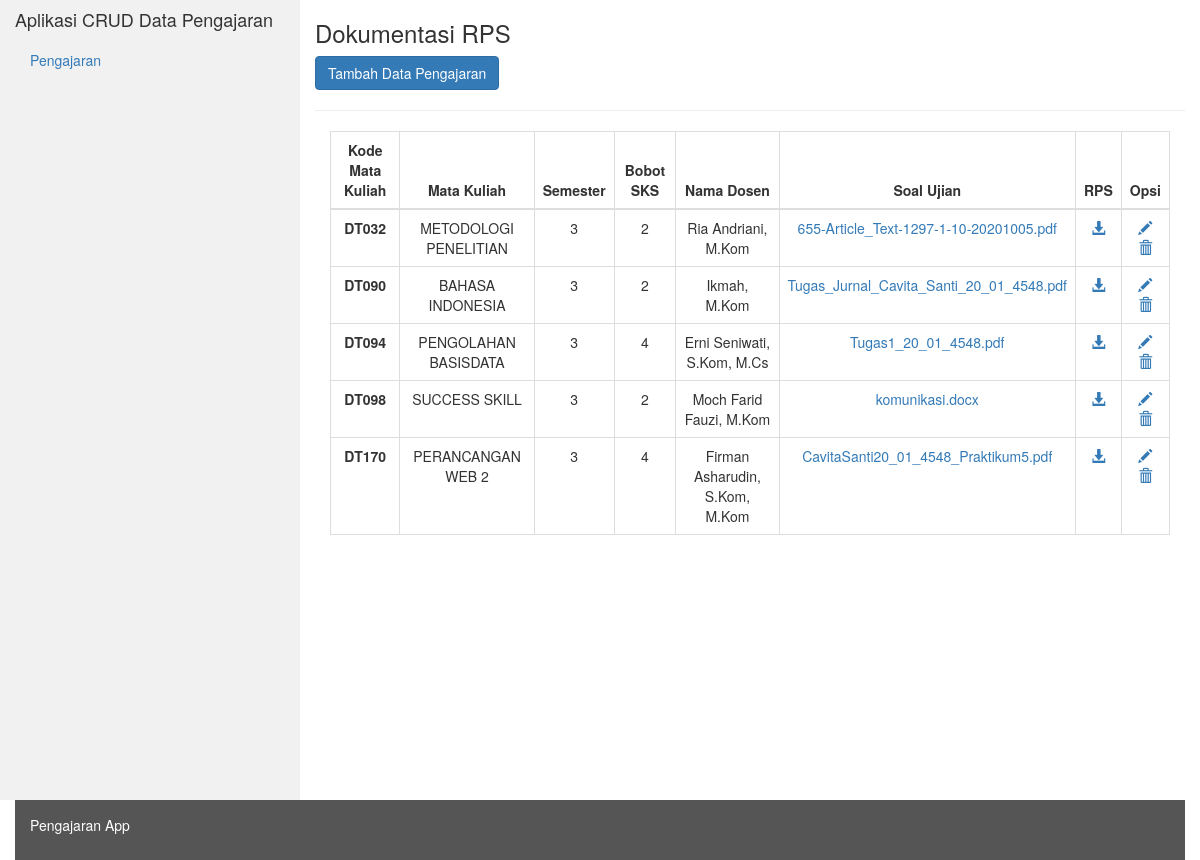
The page / on the database its author committed.
### tables this page shows
CREATE TABLE `tbl_pengajaran` (
  `no_pengajaran` int(11) NOT NULL,
  `kode_mk` varchar(30) NOT NULL,
  `mata_kuliah` varchar(50) NOT NULL,
  `semester` int(3) NOT NULL,
  `bobot_sks` int(2) NOT NULL,
  `nama_dosen` varchar(50) NOT NULL,
  `soal_ujian` mediumtext NOT NULL,
  `upload_rps` mediumtext NOT NULL
);

### application/controllers/Pengajaran.php (called while the page is built, shortened)
<?php
class Pengajaran extends CI_Controller{
	public function __construct()
	{
		$this->load->model('Pengajaran_model');
		$this->load->library('form_validation');
		$this->load->helper(array('url','download'));
	}
	public function index()
	{
		$data['judul'] = 'DOKUMENTASI RPS';
		$data2['tbl_pengajaran'] = $this->Pengajaran_model->getAllPengajaran();
		$this->load->view('templates/header', $data);
		$this->load->view('pengajaran/index', $data2);
		$this->load->view('templates/footer');
	}
}
?>

### index.php (called while the page is built, shortened)
<?php
require_once BASEPATH.'core/CodeIgniter.php';

### application/models/Pengajaran_model.php (called while the page is built, shortened)
<?php
class Pengajaran_model extends CI_model {
	public function getAllPengajaran()
	{
		return $this->db->get('tbl_pengajaran')->result_array();
	}
}
?>

### application/views/pengajaran/index.php (the view, shortened to what this page needs)
	<div class="col-sm-9">
		<h3>Dokumentasi RPS</h3>
				<a href="<?php echo base_url(); ?>index.php/pengajaran/tambah" class="btn btn-primary">Tambah Data
					Pengajaran</a>
		<hr>
		<div class="container-fluid">
			<table class="table table-bordered" style="text-align: center;">
				<thead>
					<tr>
			      <th scope="col" style="text-align: center;">Kode Mata Kuliah</th>
			      <th scope="col" style="text-align: center;">Mata Kuliah</th>
			      <th scope="col" style="text-align: center;">Semester</th>
			      <th scope="col" style="text-align: center;">Bobot SKS</th>
			      <th scope="col" style="text-align: center;">Nama Dosen</th>
			      <th scope="col" style="text-align: center;">Soal Ujian</th>
			      <th scope="col" style="text-align: center;">RPS</th>
			      <th scope="col" style="text-align: center;">Opsi</th>
			    </tr>
			  	</thead>
			  	<tbody>
				<?php foreach($tbl_pengajaran as $pg): ?>
			    <tr>
			      <th style="text-align: center;"><?= $pg['kode_mk']; ?></th>
			      <td><?= $pg['mata_kuliah']; ?></td>
			      <td><?= $pg['semester']; ?></td>
			      <td><?= $pg['bobot_sks']; ?></td>
			      <td><?= $pg['nama_dosen']; ?></td>
			      <td><a href="<?= base_url('uploads/'.$pg['soal_ujian'])?>" ><?= $pg['soal_ujian']; ?></a></td>
			      <td>
			      	<a href="<?= base_url('uploads/'.$pg['upload_rps'])?>" class="dwn" ><span class="glyphicon glyphicon-download-alt"></a>
			      </td>
			      <td>
			      	<a href="<?php echo base_url(); ?>index.php/pengajaran/edit/<?= $pg['no_pengajaran']; ?>" class="glyphicon glyphicon-pencil"></a>
			      	<a href="<?php echo base_url(); ?>index.php/pengajaran/delete/<?= $pg['no_pengajaran']; ?>" class="glyphicon glyphicon-trash" onclick="return confirm('Anda yakin ingin menghapus data ini?');"></a>
			      </td>
			    </tr>
				<?php endforeach; ?>
				</tbody>
			</table>
		</div>
	</div>
</div>

### application/views/templates/header.php (shortened to what this page needs)
<!DOCTYPE html>
<html lang="en">
<head>
  <link rel="stylesheet" href="https://maxcdn.bootstrapcdn.com/bootstrap/3.4.1/css/bootstrap.min.css">
</head>
<body>
<div class="container-fluid">
  <div class="row content">
    <div class="col-sm-3 sidenav">
      <h4>Aplikasi CRUD Data Pengajaran</h4>
      <ul class="nav nav-pills nav-stacked">
        <li><a href="<?= base_url(); ?>index.php/pengajaran">Pengajaran</a></li>
      </ul><br>
      </div>

### application/views/templates/footer.php
<footer class="container-fluid">
  <p>Pengajaran App</p>
</footer>
</body>
</html>

### application/views/templates/header.php (style rules this page uses)
.row.content { height: 800px }
.sidenav { background-color: #f1f1f1; height: 100%; }
footer { background-color: #555; color: white; padding: 15px; }

### rows shown on the page
tbl_pengajaran: kode_mk "DT032", mata_kuliah "METODOLOGI PENELITIAN", semester "3", bobot_sks "2", nama_dosen "Ria Andriani, M.Kom", soal_ujian "655-Article_Text-1297-1-10-20201005.pdf"
tbl_pengajaran: kode_mk "DT090", mata_kuliah "BAHASA INDONESIA", semester "3", bobot_sks "2", nama_dosen "Ikmah, M.Kom", soal_ujian "Tugas_Jurnal_Cavita_Santi_20_01_4548.pdf"
tbl_pengajaran: kode_mk "DT094", mata_kuliah "PENGOLAHAN BASISDATA", semester "3", bobot_sks "4", nama_dosen "Erni Seniwati, S.Kom, M.Cs", soal_ujian "Tugas1_20_01_4548.pdf"
tbl_pengajaran: kode_mk "DT098", mata_kuliah "SUCCESS SKILL", semester "3", bobot_sks "2", nama_dosen "Moch Farid Fauzi, M.Kom", soal_ujian "komunikasi.docx"
tbl_pengajaran: kode_mk "DT170", mata_kuliah "PERANCANGAN WEB 2", semester "3", bobot_sks "4", nama_dosen "Firman Asharudin, S.Kom, M.Kom", soal_ujian "CavitaSanti20_01_4548_Praktikum5.pdf"
